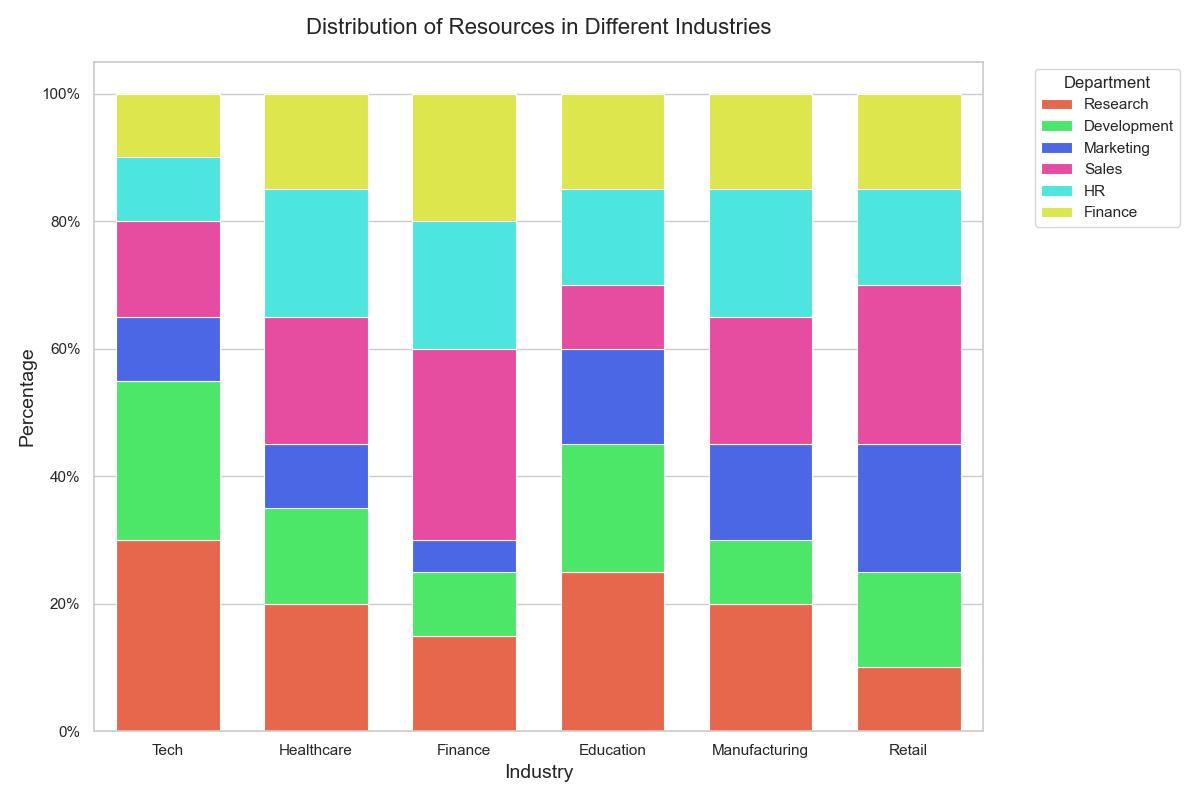

The Python source for this figure:

import pandas as pd
import seaborn as sns
import matplotlib.pyplot as plt
from matplotlib.ticker import PercentFormatter

# Data
data = {
    'Industry': ['Tech', 'Healthcare', 'Finance', 'Education', 'Manufacturing', 'Retail'],
    'Research': [30, 20, 15, 25, 20, 10],
    'Development': [25, 15, 10, 20, 10, 15],
    'Marketing': [10, 10, 5, 15, 15, 20],
    'Sales': [15, 20, 30, 10, 20, 25],
    'HR': [10, 20, 20, 15, 20, 15],
    'Finance': [10, 15, 20, 15, 15, 15]
}

# Convert dictionary to DataFrame
df = pd.DataFrame(data)

# Calculate the percentage
df.set_index('Industry', inplace=True)
df_percentage = df.divide(df.sum(axis=1), axis=0) * 100

# Start a figure with seaborn style
plt.figure(figsize=(12, 8))
sns.set_theme(style="whitegrid")

# Create a color map
colors = ["#FF5733", "#33FF57", "#3357FF", "#FF33A1", "#33FFF6", "#F3FF33"]

# Starting position
bar_start = pd.Series([0.0, 0.0, 0.0, 0.0, 0.0, 0.0], index=df.index)

for col, color in zip(df.columns, colors):
    # Plot each category stack
    sns.barplot(
        y=df_percentage[col],
        x=df_percentage.index,
        color=color,
        label=col,
        bottom=bar_start,
        linewidth=0.8,
        width=0.7
    )
    # Add the values to the starting position
    bar_start += df_percentage[col]

# Customizations
plt.ylabel('Percentage', fontsize=14)
plt.xlabel('Industry', fontsize=14)
plt.title('Distribution of Resources in Different Industries', fontsize=16, pad=20)
plt.yticks(rotation=0)
plt.legend(title='Department', bbox_to_anchor=(1.05, 1), loc='upper left')

# Convert y-axis labels to percentage
plt.gca().yaxis.set_major_formatter(PercentFormatter())

# Show the plot
plt.tight_layout()
plt.show()
